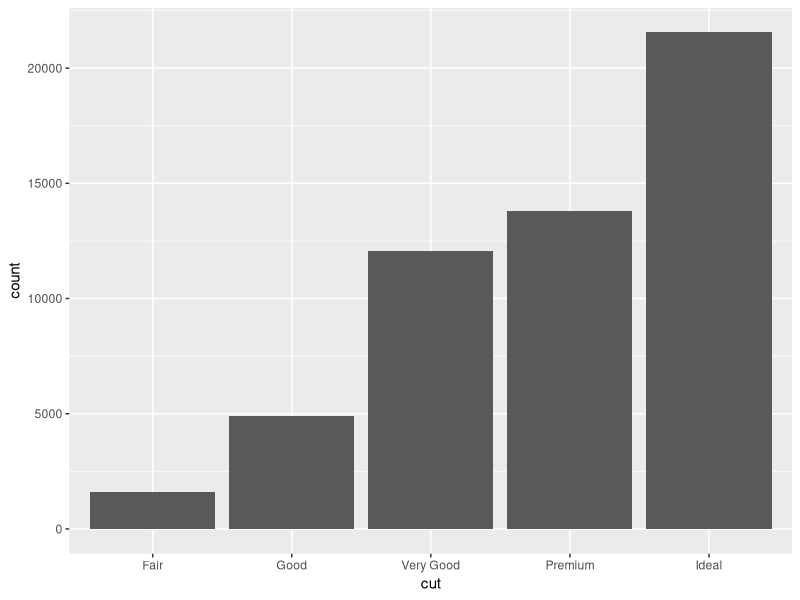
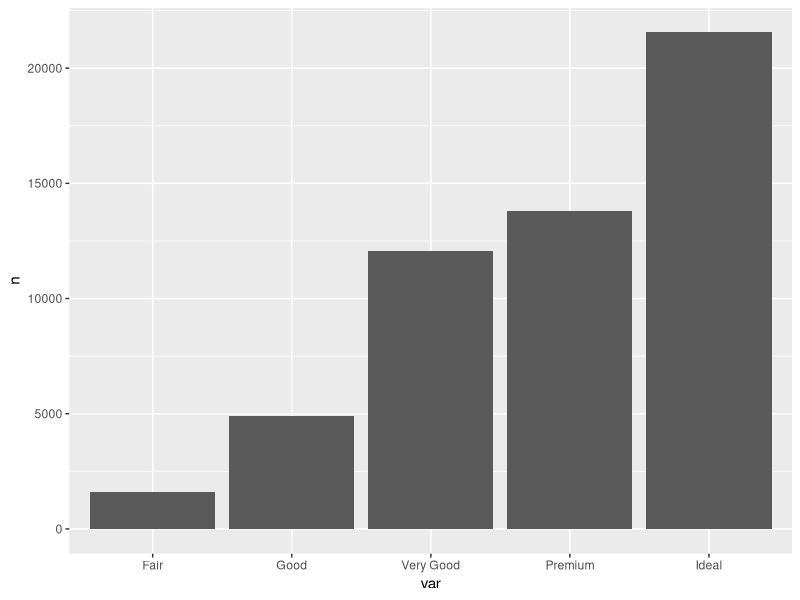
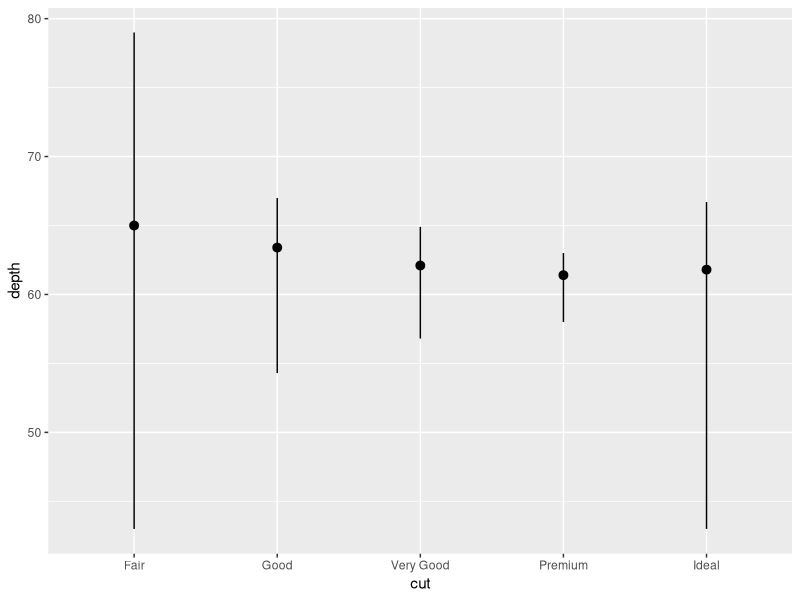
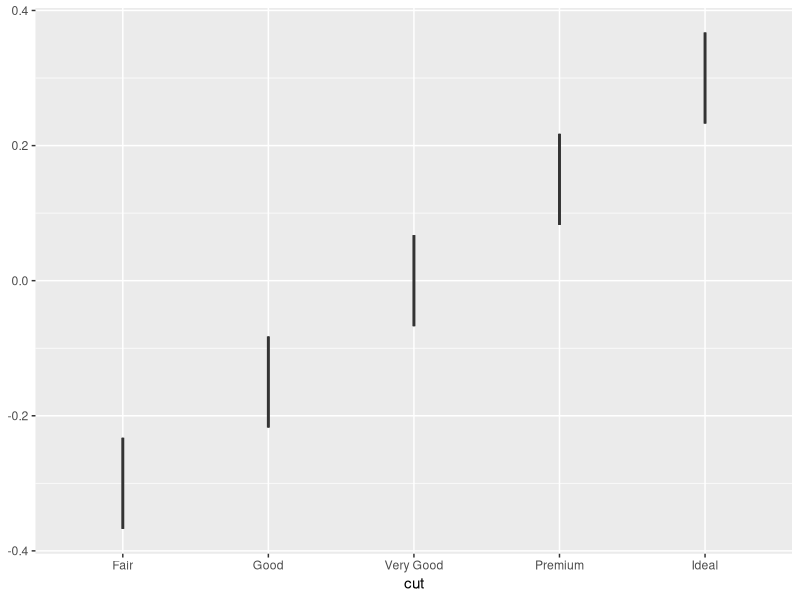
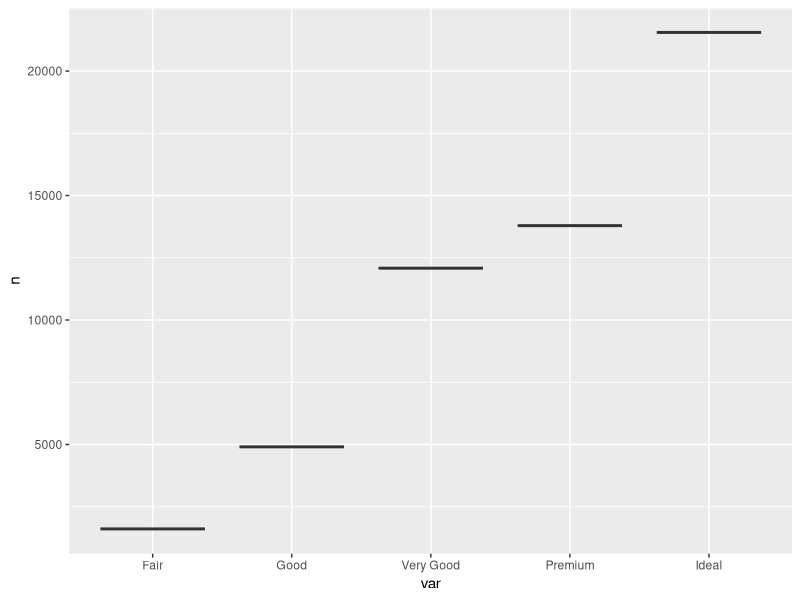

Reproduce these figures in R, in order.
library(tidyverse)

# diamonds
glimpse(diamonds)

ggplot(data = diamonds) + 
  geom_bar(mapping = aes(x = cut))

?stat_count

count(diamonds, var=cut)

dplyr::count(diamonds, var=cut)

df <- count(diamonds, var=cut)

ggplot(data = df) +
  geom_bar(mapping = aes(x = var, y = n), stat = "identity")

df

ggplot(data = diamonds) + 
  stat_summary(
    mapping = aes(x = cut, y = depth),
    fun.min = min,
    fun.max = max,
    fun = median
  )
  
ggplot(data = diamonds) + 
  geom_boxplot(mapping = aes(x = cut))

ggplot(data = df) + 
  geom_boxplot(mapping = aes(x=var, y=n))


  
  
